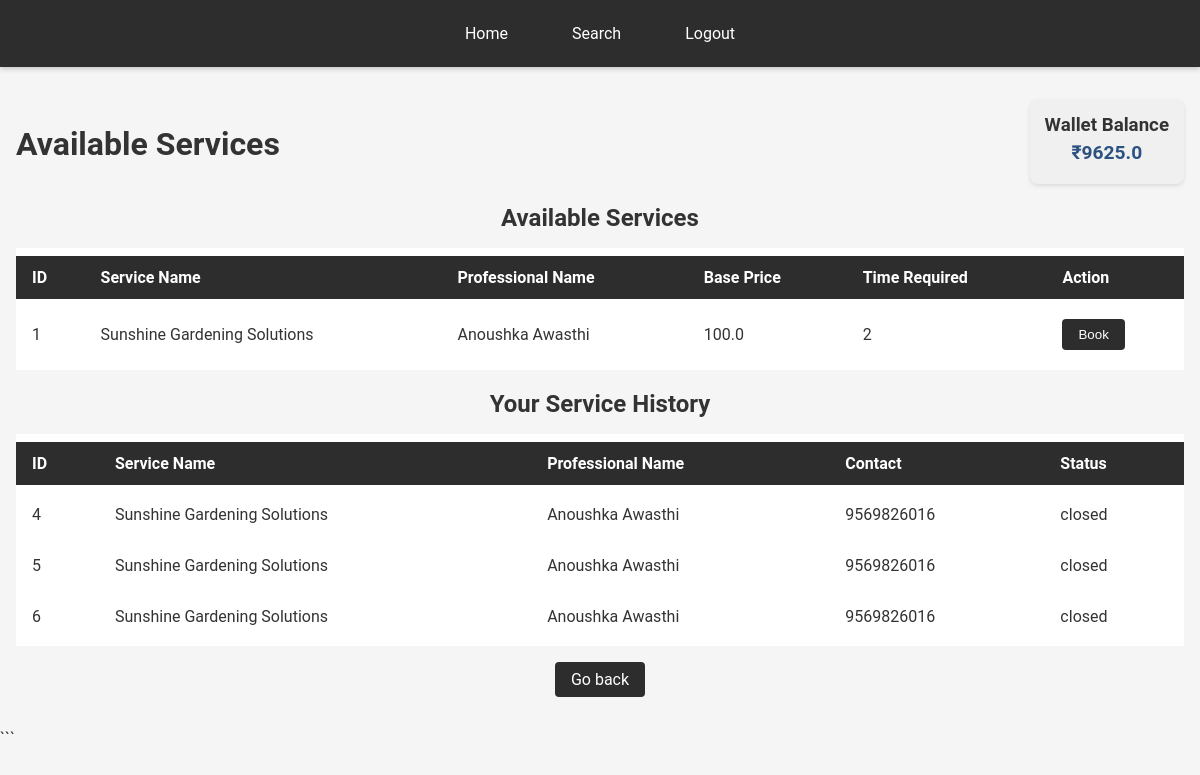
/customer_dashboard/7/Gardening, run on the app's committed database.
### application/models.py (models this page shows)
class Wallet(db.Model):
    __tablename__ = 'wallet'
    id = db.Column(db.Integer, primary_key=True)
    user_id = db.Column(db.Integer, db.ForeignKey('users.id'), nullable=False, unique=True)
    balance = db.Column(db.Float, default=10000.0)
    updated_at = db.Column(db.DateTime, default=datetime.now, onupdate=datetime.now)
    __table_args__ = (
        db.CheckConstraint('balance >= 0', name='check_positive_balance'),
    )

class User(db.Model):
    __tablename__ = 'users'
    id = db.Column(db.Integer, primary_key=True, autoincrement=True)
    email = db.Column(db.String, nullable=False, unique=True)
    password = db.Column(db.String, nullable=False)
    name = db.Column(db.String, nullable=False)
    role = db.Column(db.String, nullable=False)
    service_id = db.Column(db.Integer, db.ForeignKey('services.id' , ondelete = 'CASCADE'), nullable=True)
    category_id = db.Column(db.Integer, db.ForeignKey('service_category.id' , ondelete = 'CASCADE'), nullable=True)
    experience = db.Column(db.Integer, nullable=True)
    approval_status = db.Column(db.String, nullable=True)
    description = db.Column(db.String, nullable=True)
    contact = db.Column(db.Integer, nullable=True)
    address = db.Column(db.String, nullable=True)
    pincode = db.Column(db.Integer, nullable=True)
    __table_args__ = (
    db.CheckConstraint("role IN ('admin', 'customer', 'professional')"),
    )

class Service(db.Model):
    __tablename__ = 'services'
    id = db.Column(db.Integer, primary_key=True, autoincrement=True)
    name = db.Column(db.String, nullable=False, unique=True)
    base_price = db.Column(db.Float, nullable=False)
    time_required = db.Column(db.Integer, nullable=False)
    description = db.Column(db.String, nullable=True)
    category_id = db.Column(db.Integer, db.ForeignKey('service_category.id'))

class ServiceRequest(db.Model):
    __tablename__ = 'services_requests'
    id = db.Column(db.Integer, primary_key=True, autoincrement=True)
    service_id = db.Column(db.Integer, db.ForeignKey('services.id', ondelete = 'CASCADE'), nullable=False)
    customer_id = db.Column(db.Integer, db.ForeignKey('users.id' , ondelete = 'CASCADE'), nullable=True)
    professional_id = db.Column(db.Integer, db.ForeignKey('users.id' , ondelete = 'CASCADE'), nullable=True)
    date_of_request = db.Column(db.String, nullable=True)
    date_of_completion = db.Column(db.String, nullable=True)
    status = db.Column(db.String, default='requested')
    service = db.relationship('Service', backref='service_requests', foreign_keys=[service_id])
    __table_args__ = (
    db.CheckConstraint("status IN ('requested', 'assigned', 'closed')"),
    )

### app.py (the view)
@app.route("/customer_dashboard/<int:id>/<string:category>", methods=["GET", "POST"])
def customer_dashboard_category(id , category):
    user = User.query.filter_by(id=id).first()
    if user is None or user.role != "customer":
        return redirect("/login")
    category_id = ServiceCategory.query.filter_by(name=category).first().id
    services = Service.query.filter_by(category_id=category_id).join(
        User, Service.id == User.service_id
    ).filter(User.role == "professional").add_columns(
        Service.id, Service.name, Service.base_price, Service.time_required,
        Service.description, User.name.label("professional_name"), User.id.label("professional_id")
    )
    service_requests = ServiceRequest.query.filter_by(customer_id=id).all()
    for request in service_requests:
        request.service_name = Service.query.filter_by(id=request.service_id).first().name
        request.phone = User.query.filter_by(id=request.professional_id).first().contact
        request.professional_name = User.query.filter_by(id=request.professional_id).first().name
    available_services = []
    for service in services:
        is_assigned = any(
            request.service_name == service.name and request.status == "assigned"
            for request in service_requests
        )
        is_requested = any(
            request.service_name == service.name and request.status == "requested"
            for request in service_requests
        )
        if not is_assigned and not is_requested:
            available_services.append(service)
    services = available_services
    wallet = Wallet.query.filter_by(user_id=id).first()
    return render_template("customer_dashboard_select.html",wallet = wallet, id = user.id,services = services, service_requests = service_requests)

### templates/customer_dashboard_select.html (shortened to what this page needs)
<!DOCTYPE html>
<html lang="en">
<head>
    <link rel="stylesheet" href="/static/styles.css">
</head>
<body>
    <nav>
        <a href="/customer_dashboard/{{id}}">Home</a>
        <a href="/customer_dashboard/search/{{id}}">Search</a>
        <a href="/login">Logout</a>
    </nav>
    <div class="container">
        <div style="display: flex; justify-content: space-between; align-items: center;">
            <h1>Available Services</h1>
            <div class="wallet-balance" style="background: #f0f0f0; padding: 15px; border-radius: 8px;">
                <h3 style="margin: 0;">Wallet Balance</h3>
                <p style="margin: 5px 0; font-size: 1.2em; font-weight: bold;">₹{{wallet.balance}}</p>
            </div>
        </div>
    <div>
        <h2>Available Services</h2>
        {% if services %}
        <table>
            <tr>
                <th>ID</th>
                <th>Service Name</th>
                <th>Professional Name</th>
                <th>Base Price</th>
                <th>Time Required</th>
                <th>Action</th>
            </tr>
            {% for service in services %}
            <tr>
                <td>{{ service.id }}</td>
                <td>{{ service.name }}</td>
                <td>{{ service.professional_name }}</td>
                <td>{{ service.base_price }}</td>
                <td>{{ service.time_required }}</td>
                <td><button onclick="
                    fetch('/api/service_request/{{ id }}/{{ service.id }}/{{ service.professional_id }}' , {
                        method: 'POST'
                    }).then(() => window.location.reload())
                ">Book</button></td>
            </tr>
            {% endfor %}
        </table>
        {% else %}
            <p>No services available.</p>
        {% endif %}
    </div>
    <div>
        <h2>Your Service History</h2>
        {% if service_requests %}
        <table>
            <tr>
                <th>ID</th>
                <th>Service Name</th>
                <th>Professional Name</th>
                <th>Contact</th>
                <th>Status</th>
            </tr>
            {% for service in service_requests %}
            <tr>
                <td>{{ service.id }}</td>
                <td>{{ service.service_name }}</td>
                <td>{{ service.professional_name }}</td>
                <td>{{ service.phone }}</td>
                <td>{% if service.status == 'assigned' %}
                    Assigned
                    <button onclick="window.location.href='/rate_service/{{ service.id }}'">Close it?</button>
                    {% else %}
                        {{service.status}}
                    {% endif %}
                </td>
            </tr>
            {% endfor %}
        </table>
        {% else %}
            <p>No service history available.</p>
        {% endif %}
        <p><a href="/customer_dashboard/{{id}}">Go back</a></p>
    </div>
</div>
</body>
</html>

### static/styles.css (style rules this page uses)
body { font-family: 'Roboto', sans-serif; margin: 0; padding: 0; background: #f5f5f5; color: #333; }
nav { display: flex; justify-content: center; align-items: center; background-color: #2d2d2d; padding: 1rem; box-shadow: 0 2px 5px rgba(0,0,0,0.2); }
nav a { color: #fff; text-decoration: none; margin: 0 1rem; padding: 0.5rem 1rem; transition: background-color 0.3s ease; }
a { color: #fff; background-color: #2d2d2d; text-decoration: none; padding: 0.5rem 1rem; border-radius: 4px; display: inline-block; transition: background-color 0.3s ease, color 0.3s ease; }
.container { max-width: 1200px; margin: 2rem auto; padding: 0 1rem; }
h1, h2 { text-align: center; margin-bottom: 1rem; }
table { width: 100%; background: #fff; border-collapse: separate; border-spacing: 0 0.5rem; }
table th, table td { padding: 0.75rem 1rem; text-align: left; }
table th { background-color: #2d2d2d; color: #fff; }
button, input[type="submit"], input[type="button"] { background-color: #2d2d2d; color: #fff; border: none; padding: 0.5rem 1rem; border-radius: 4px; cursor: pointer; transition: background-color 0.3s ease; }
p { text-align: center; margin: 1rem 0; color: #555; }
.wallet-balance { background: #f0f0f0; padding: 15px; border-radius: 8px; box-shadow: 0 2px 4px rgba(0,0,0,0.1); transition: all 0.3s ease; }
.wallet-balance h3 { margin: 0; color: #333; }
.wallet-balance p { margin: 5px 0; font-size: 1.2em; font-weight: bold; color: #2c5282; }

### data on the page
Wallet: balance "9625.0"
User: id "1", name "Sunshine Gardening Solutions", professional_name "Anoushka Awasthi", base_price "100.0", time_required "2"
ServiceRequest: id "4", service_name "Sunshine Gardening Solutions", professional_name "Anoushka Awasthi", phone "9569826016", status "closed"
ServiceRequest: id "5", service_name "Sunshine Gardening Solutions", professional_name "Anoushka Awasthi", phone "9569826016", status "closed"
ServiceRequest: id "6", service_name "Sunshine Gardening Solutions", professional_name "Anoushka Awasthi", phone "9569826016", status "closed"
